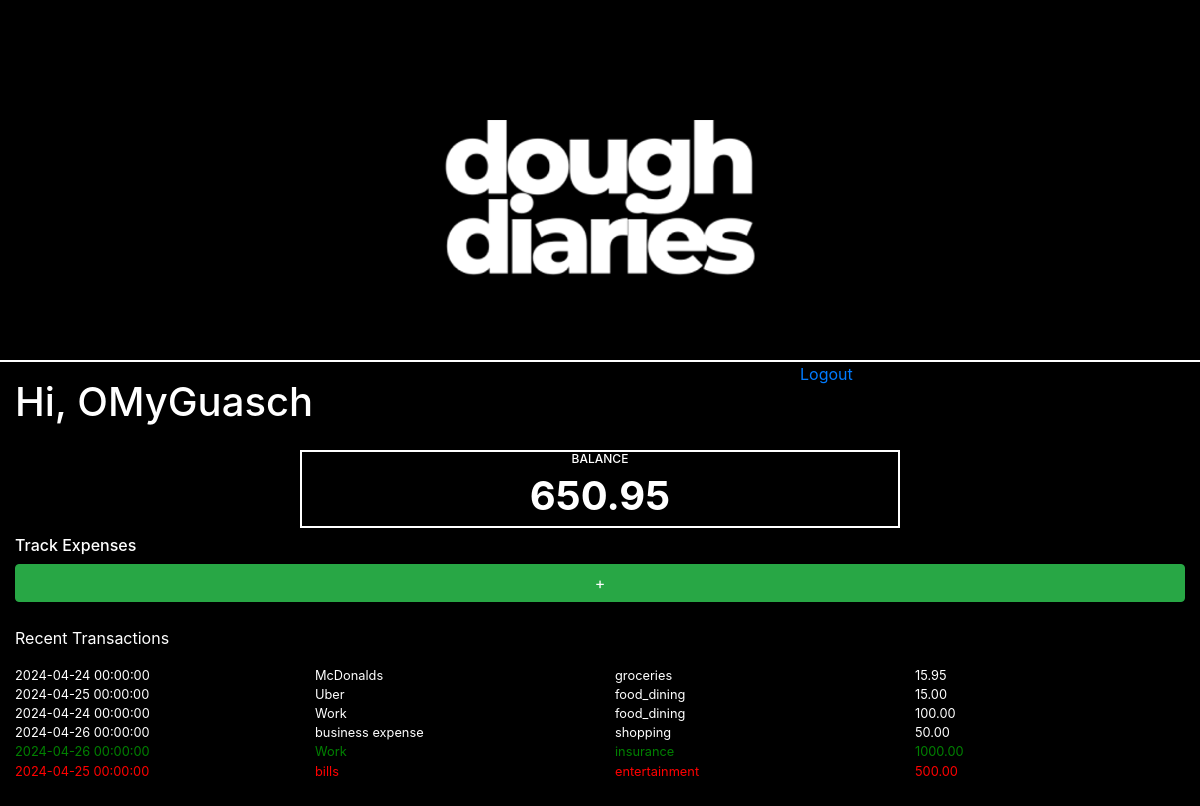
Page / (signed in) on the committed database.
### database.py (models this page shows, shortened)
class User(UserMixin, db.Model):
    id = db.Column(db.Integer, primary_key=True)
    first_name = db.Column(db.String(30))
    last_name = db.Column(db.String(30))
    username = db.Column(db.String(80), unique=True, nullable=False)
    email = db.Column(db.String(120), unique=True, nullable=False)
    balance = db.Column(db.Float, default=0.00)  # Adding the balance column
    password_hash = db.Column(db.String(128))

class Transaction(db.Model):
    id = db.Column(db.Integer, primary_key=True)
    transaction_type = db.Column(db.String(10))
    date = db.Column(db.DateTime, default=datetime.datetime.utcnow)
    merchant = db.Column(db.String(50), nullable=True)
    amount = db.Column(db.Float(), nullable=False)
    category = db.Column(db.String(30), nullable=False)
    user_id = db.Column(db.Integer, db.ForeignKey('user.id'), nullable=False)

### app.py (the view)
    @app.route('/')
    @login_required
    def home():
        form = AddExpenseForm()
        form.process()
        transactions = get_transactions(current_user.username)  # Use current_user.username
        return render_template('index.html', user=current_user, trans=transactions, form=form)

### templates/index.html (shortened to what this page needs)
{% extends 'base.html' %}
{% block head %}
<link rel="stylesheet" href="{{ url_for('static', filename='css/index.css') }}">
{% endblock %}
{% block content %}
<div class="container-fluid">
  <div class="row mb-4">
    {% if user.username %}
    <h1 class="col-8 my-3">Hi, {{ user.username }}</h1>
    <a  id="logout" href="{{ url_for('logout') }}"><p>Logout</p></a>
    <div class='balance col-6 my-2'>
      <h3 class="col-8 title-balance">BALANCE</h3>
      {{ "%.2f"|format(user.balance) }}</div>
    {% else %}
    <h1 class="col-8 text-center">You're a Money Guru</h1>
    {% endif %}
    <h6 class="col-12">Track Expenses</h6>
    <div class="col-12"><button class="btn btn-success" data-toggle="modal" data-target="#addExpenseModal">+</button>
    </div>
  </div>
  <div class="row justify-content-center mb-5">
    <p class="col-12">Recent Transactions</p>
    {% for tran in trans %}
    <div class="row trans-col w-100 justify-content-center {{ tran.transaction_type }}">
      <div class="col-3">{{ tran.date }}</div>
      <div class="col-3">{{ tran.merchant }}</div>
      <div class="col-3">{{ tran.category }}</div>
      <div class="col-3">{{ "%.2f"|format(tran.amount) }}</div>
    </div>
    {% endfor %}
  </div>
</div>
{% endblock %}

### static/css/base.css (style rules this page uses)
body { background: black; }

### static/css/index.css (style rules this page uses)
body { color:white; }
button { width:100%; }
.title-balance { position: relative; margin:auto; text-align: center; font-size:0.75rem; }
.trans-col { font-size: 0.8rem; }
.balance { font-weight:700; text-align: center; font-size: 2.5rem; position: relative; margin:auto; border: 2px solid white; }
.withdraw { color:red; }
.deposit { color:green; }

### rows in the picture
User: username "OMyGuasch", balance "650.95"
Transaction: date "2024-04-24 00:00:00", merchant "McDonalds", category "groceries", amount "15.95"
Transaction: date "2024-04-25 00:00:00", merchant "Uber", category "food_dining", amount "15.00"
Transaction: date "2024-04-24 00:00:00", merchant "Work", category "food_dining", amount "100.00"
Transaction: date "2024-04-26 00:00:00", merchant "business expense", category "shopping", amount "50.00"
Transaction: date "2024-04-26 00:00:00", merchant "Work", category "insurance", amount "1000.00"
Transaction: date "2024-04-25 00:00:00", merchant "bills", category "entertainment", amount "500.00"
